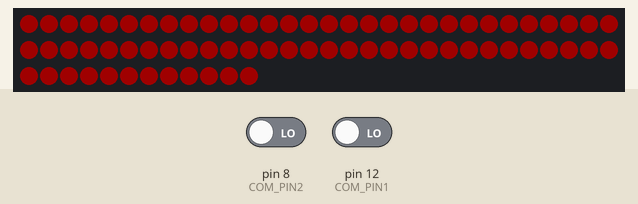
Recording of a sketch running on a simulated Arduino Uno, built with avr-gcc and run on an emulated ATmega328P. Parts: 72 RGB LEDs in strip order, left to right, continuing on the next row. The test bench sets the inputs (shaded band); at power-on: pin 8 (COM_PIN2) LOW, pin 12 (COM_PIN1) LOW. Dim RGB values are drawn brighter than linear.

Above: at 1.4 s.
1.5 s: pin 8 (COM_PIN2) driven HIGH
At 1.63 s:
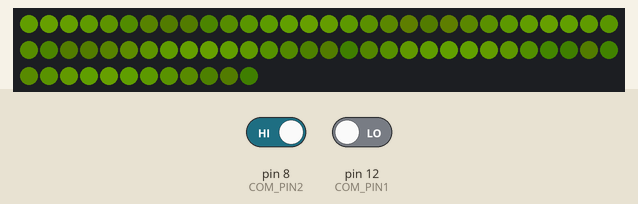
3.2 s: pin 12 (COM_PIN1) driven HIGH
At 3.7 s:
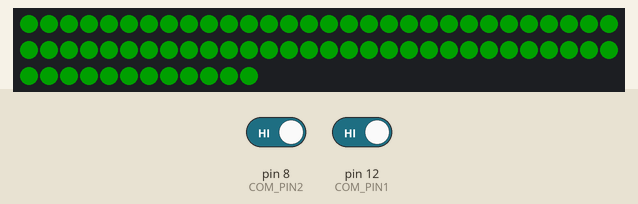
4.7 s: pin 8 (COM_PIN2) driven LOW
At 4.79 s:
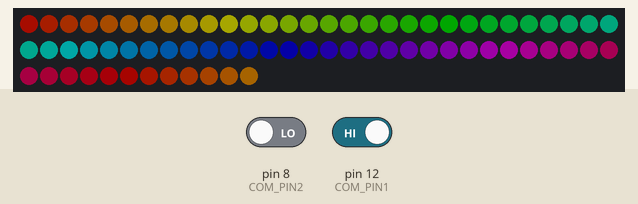
6.4 s: pin 12 (COM_PIN1) driven LOW
At 7.0 s:
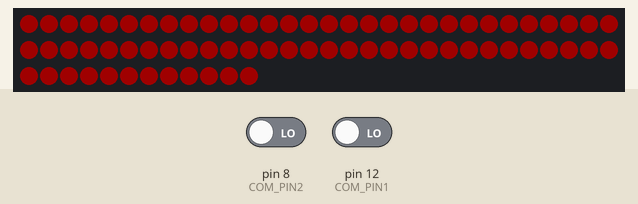

The sketch:

led.ino
```cpp
#include <Adafruit_NeoPixel.h>

//Defines how many LEDS being used
#define LED_COUNT 72
#define LED_PIN 9
#define COM_PIN1 12
#define COM_PIN2 8
#define BRIGHTNESS 40

//Used to initialize
Adafruit_NeoPixel leds = Adafruit_NeoPixel(LED_COUNT, LED_PIN, NEO_GRB + NEO_KHZ800);


//Undos previous LED states
void clearLEDs() {
  for (int i=0; i < LED_COUNT; i++){
    leds.setPixelColor(i,0);
    leds.show();
  }
}

void setup() {
  leds.begin(); //starts leds
  clearLEDs();  //Turns off leds
  //Not sure why this is necessary since I'd assume the brightness would be controlled by the rgb values?
  leds.setBrightness(BRIGHTNESS);
  pinMode(COM_PIN1, INPUT);
  pinMode(COM_PIN2, INPUT);
  Serial.begin(9600);
}

void loop() {
  switch (digitalRead(COM_PIN1) + digitalRead(COM_PIN2) * 2){
    case 1:
      robotOn();
      break;
    case 2:
      shoot();
      break;
    case 3:
      ballin();
      break;
    default:
      robotOff();
  }
  leds.show(); //Shows modifications
  delay(50);
}

//State for when there's no input from the vex brain, indicating that the robot is disabled
void robotOff(){
  for (int i=0; i < LED_COUNT; i++){
    leds.setPixelColor(i, leds.Color(200, 0, 0));
  }
}

//Default idle state for robot
int cycleState = 0;
void robotOn(){
  for (int i=0; i < LED_COUNT; i++){
    leds.setPixelColor(i, leds.ColorHSV(static_cast<unsigned long>(i)*1000 + cycleState));
  }
  cycleState += 1000;
}

int pulseState = 0;
//State for when the claw is being raised
void shoot(){
  for (int i=0; i < LED_COUNT; i++){
    leds.setPixelColor(i, leds.ColorHSV(15000, 255, 110 + 90*sin((i+pulseState)*0.5)));
  }
  pulseState+=2;
}

//State for when the claw is being lowered
void ballin(){
  for (int i=0; i < LED_COUNT; i++){
    leds.setPixelColor(i, leds.Color(0, 200, 0));
  }
}
```

Measured:
- after the input at 1.5 s, the LEDs: first change after 0.06 s (image 1 shows a later state)
- after the input at 3.2 s, the LEDs: change at once (image 2)
- after the input at 4.7 s, the LEDs: first change at once (image 3 shows a later state)
- after the input at 6.4 s, the LEDs: first differ from a run without the input after 0.06 s (image 4)
